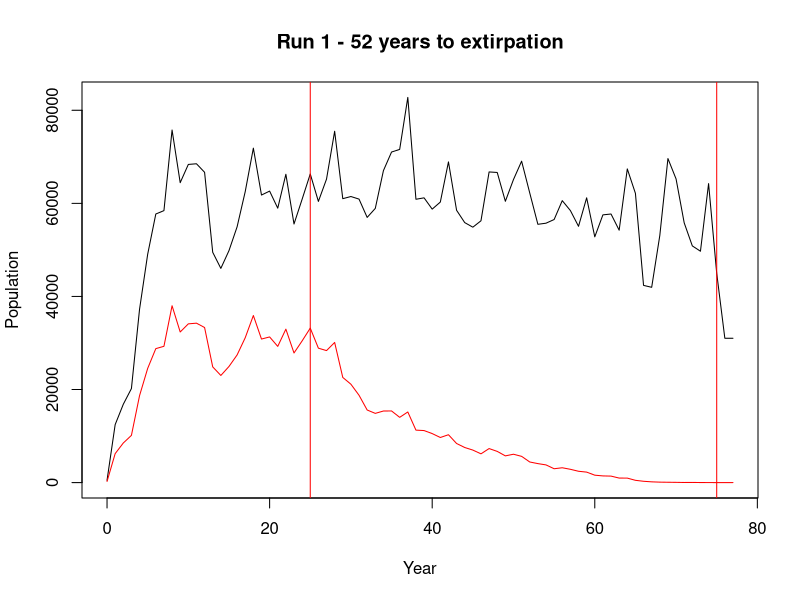
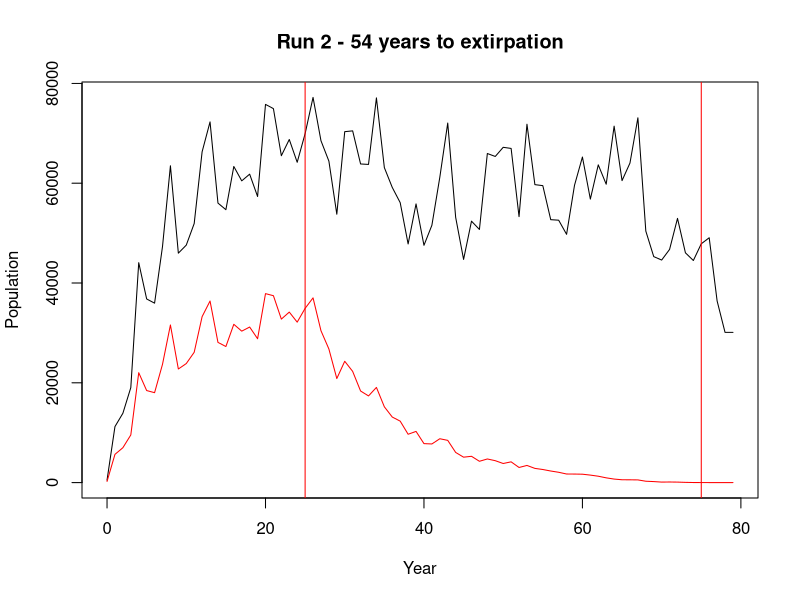
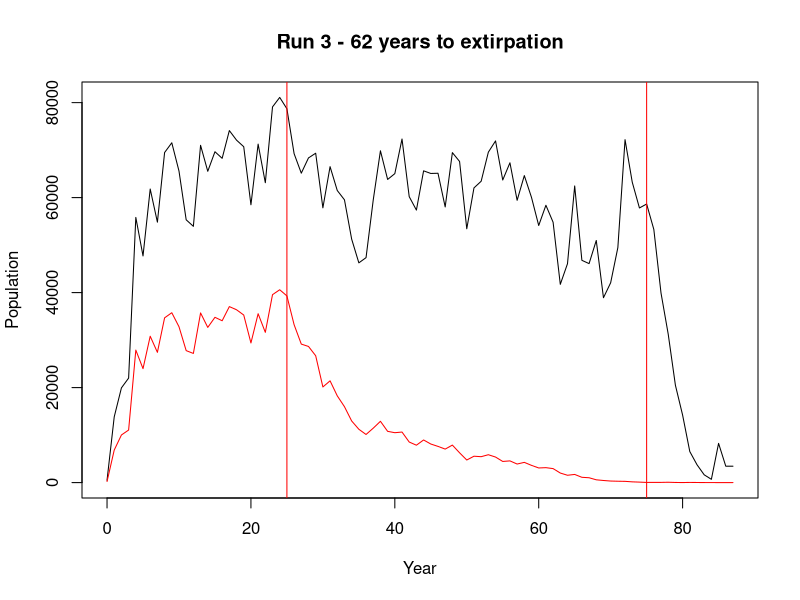

The R source for these figures, in order: (Note: a time limit stopped this script after it produced the figures.)
#parameters----

# Simulation begins with age-2 fish, sex is randomly chosen
# K is implemented using the Beverton-Holt recruitment model (K=(R0-1)*M))
startingFish <- 500
k <- 80000

# Treatment years are when YY fish are stocked and suppression is applied, if applicable
burnInYears <- 25
treatmentYears <- 50
afterYears <- 25

# YY survival is calculated as a proportion of wild pikeminnow survival
#   (1=equivalent survival rate to wild fish)
wildMortality <- 0.57873786895
yySurvival <- 1

# YY fish are stocked at age 1
numFyy <- 2000
numMyy <- 0

# Suppression is size-selective based on WNRD 2022 efforts
# Suppression level = relative probability of a fish being suppressed at length l
#   (for any length l, double the level = double the probability of suppression)
# A level of 1 roughly corresponds to WNRD 2022 efforts (~500 removed at a pop. of ~80,000)
# Stocked fish cannot be suppressed
suppressionLevel <- 5

# Choose how many simulations will be run and how many will be plotted
# On the plots, black line = total population, red line = wild-type females
# You will get a report summarizing the results of all simulations
numSimulations <- 5
numPlots <- 5

#functions----

maturity <- function(inds) {
  lengths <- inds$length
  numFish <- length(lengths)
  probMature <- 1/(1+exp(log(19)*(lengths-250)/(250-308)))
  inds$mature<-rbinom(numFish, 1, probMature)
  inds
}

growth <- function(inds) {
  inds$age <- inds$age+1
  numFish <- length(inds$age)
  inds$length <- ifelse(inds$age > 1, 726.7*(1-exp(-.1437*(inds$age+.04422)))+rnorm(numFish, 0, 40), 726.7*(1-exp(-.1437*(inds$age+.04422)))+rnorm(numFish, 0, 14))
  inds
}

death <- function(inds) {
  numFish <- length(inds$age)
  inds$dead <- ifelse(inds$yy == 0, rbinom(numFish, 1, wildMortality), rbinom(numFish, 1, (1-((1-0.5701418464)*yySurvival))))
  inds <- subset(inds, dead==0)
  inds
}

birth <- function(inds) {
  matureFxx <- nrow(subset(inds, mature == 1 & sex == 1 & yy == 0))
  matureMxy <- nrow(subset(inds, mature == 1 & sex == 0 & yy == 0))
  matureFyy <- nrow(subset(inds, mature == 1 & sex == 1 & yy == 1))
  matureMyy <- nrow(subset(inds, mature == 1 & sex == 0 & yy == 1))
  
  totalPairs <- (min(c((matureFxx+matureFyy), (matureMxy+matureMyy))))
  if (totalPairs == 0) {
    return(inds)
  }
  spawners <- totalPairs*2
  
  newFish <- (((sqrt(k))*spawners)/(1+spawners/(sqrt(k))))/2+rnorm(1,0,k/10)
  if (newFish <= 0) {
     return(inds)
  }
  
  percMyy <- matureMyy/(matureMyy+matureMxy)
  percFyy <- matureFyy/(matureFyy+matureFxx)
  percBothyy <- percMyy*percFyy
  
  pairsBothyy <- rbinom(1,totalPairs,percBothyy)
  pairsFxxMyy <- rbinom(1,(totalPairs-pairsBothyy),percMyy)
  pairsFyyMxy <- rbinom(1,(totalPairs-pairsBothyy-pairsFxxMyy),percFyy)
  pairsWild <- (totalPairs-pairsBothyy-pairsFxxMyy-pairsFyyMxy)

  recruitsBothyy <- round((newFish*(pairsBothyy/totalPairs)), 0)
  recruitsFxxMyy <- round((newFish*(pairsFxxMyy/totalPairs)), 0)
  recruitsFyyMxy <- round((newFish*(pairsFyyMxy/totalPairs)), 0)
  recruitsWild <- (newFish-recruitsBothyy-recruitsFxxMyy-recruitsFyyMxy)

  if(recruitsBothyy > 0) {
    newFish_Bothyy <- data.frame(age=rep(0, recruitsBothyy), sex=rep(0, recruitsBothyy), length=rep(0, recruitsBothyy), mature=rep(0,recruitsBothyy), dead=rep(0, recruitsBothyy), yy=rep(1, recruitsBothyy), stocked=rep(0, recruitsBothyy))
    inds <- rbind(inds, newFish_Bothyy);
  }

  if(recruitsFxxMyy > 0) {
    newFish_FxxMyy <- data.frame(age=rep(0, recruitsFxxMyy), sex=rep(0, recruitsFxxMyy), length=rep(0, recruitsFxxMyy), mature=rep(0, recruitsFxxMyy), dead=rep(0, recruitsFxxMyy), yy=rep(0, recruitsFxxMyy), stocked=rep(0, recruitsFxxMyy))
    inds <- rbind(inds, newFish_FxxMyy);
  }

  if(recruitsFyyMxy > 0) {
    newFish_FyyMxy <- data.frame(age=rep(0, recruitsFyyMxy), sex=rep(0, recruitsFyyMxy), length=rep(0, recruitsFyyMxy), mature=rep(0, recruitsFyyMxy), dead=rep(0, recruitsFyyMxy), yy=rbinom(recruitsFyyMxy, 1, 0.5), stocked=rep(0, recruitsFyyMxy))
    inds <- rbind(inds, newFish_FyyMxy);
  }

  if(recruitsWild > 0) {
    newFish_Wild<- data.frame(age=rep(0, recruitsWild), sex=rbinom(recruitsWild, 1, 0.5), length=rep(0, recruitsWild), mature=rep(0, recruitsWild), dead=rep(0, recruitsWild), yy=rep(0, recruitsWild), stocked=rep(0, recruitsWild))
    inds <- rbind(inds, newFish_Wild);
  }
  inds
}

stockYY <- function(inds){
  if (numMyy > 0) {new_Myy <- data.frame(age=rep(1, numMyy), sex=rep(0, numMyy), length=rep(0, numMyy), mature=rep(0, numMyy), dead=rep(0, numMyy), yy=rep(1, numMyy), stocked=rep(1,numMyy)); inds <- rbind(inds, new_Myy)}
  if (numFyy > 0) {new_Fyy <- data.frame(age=rep(1, numFyy), sex=rep(1, numFyy), length=rep(0, numFyy), mature=rep(0, numFyy), dead=rep(0, numFyy), yy=rep(1, numFyy), stocked=rep(1,numFyy)); inds <- rbind(inds, new_Fyy)}
  inds
}

suppress <-function(inds) {
  lengths <- inds$length
  numFish <- length(lengths)
  suppressProb <-  (0.00008526*1.025^(.8753*(lengths))+.01753)*suppressionLevel*0.1877
  suppressProb <- ifelse(suppressProb>1, 1, suppressProb)
  inds$dead <- rbinom(numFish, 1, suppressProb)
  inds$dead <- ifelse(inds$stocked==1, 0, inds$dead)
  inds <- subset(inds, dead==0)
  inds
}

#simulation----

plotYears <- sample.int(numSimulations, numPlots)
cat("\nSimulation runs to be plotted:", sort(plotYears), "\n")

yearsToElim <- c()
startTime <- Sys.time()

for (y in 1:numSimulations) {
  inds <- data.frame(age=rep(2, startingFish), sex=rbinom(startingFish,1,0.5), length=rep(0,startingFish), mature=rep(0,startingFish), dead=rep(0,startingFish), yy=rep(0,startingFish), stocked=rep(0,startingFish))
  eliminationYear <- 0
  Population <- c(startingFish)
  numFxx <- nrow(subset(inds, sex == 1 & yy == 0))
  
  for (year in 1:(burnInYears+treatmentYears+afterYears)) {
    if (year > burnInYears && year <= (burnInYears+treatmentYears)) {
      if (suppressionLevel>0) {inds <- suppress(inds)}
      inds <- stockYY(inds)
    }
    
    if (nrow(subset(inds, sex == 1 & yy == 0)) == 0) {
      Population <- append(Population, nrow(inds))
      numFxx <- append(numFxx, 0)
      eliminationYear <- year
      break
    }
    
    inds <- death(inds)
    inds <- growth(inds)
    inds <- maturity(inds)
    inds <- birth(inds)
    
    Population <- append(Population, nrow(inds))
    numFxx <- append(numFxx, nrow(subset(inds, sex == 1 & yy == 0)))
  }
  
  Year <- 0:(burnInYears+treatmentYears+afterYears)
  Year <- (head(Year,(length(Population))))
  numFxx <- (head(numFxx,(length(Population))))
  if(eliminationYear != 0) {yearsToElim <- append(yearsToElim, eliminationYear-burnInYears)}
  
  if (is.element(y, plotYears)) {
    plot(Year, Population, type='l', main=(ifelse(eliminationYear == 0, (paste("Run", y, "- Not Extirpated. Min. Females:", min(tail(numFxx,(treatmentYears+afterYears))))), (paste("Run", y, "-", (eliminationYear-burnInYears), "years to extirpation")))), ylim=c(0,max(Population)))
    lines(Year, numFxx, type='l', col="red")
    abline(v=burnInYears, col="red")
    abline(v=burnInYears+treatmentYears, col="red")
  }
}
endTime <- Sys.time()
timeTaken <- round(difftime(endTime, startTime, units='secs'), digits=2)

#analysis----

cat("\nTotal Execution Time: ", timeTaken, " seconds (", round(timeTaken/numSimulations, digits=2), " seconds per run)", sep='')
cat("\nExtirpation Percentage: ", (((length(yearsToElim))/numSimulations)*100), "% (", length(yearsToElim), " runs out of ", numSimulations, ")\n", sep='')
if (is.null(yearsToElim) == FALSE) {cat("Of Extirpating Runs, Mean: ", (mean(yearsToElim)), " years, SD: ", (sd(yearsToElim)), ", Range: ", (range(yearsToElim)[1]), "-", (range(yearsToElim)[2]),  sep='')}
